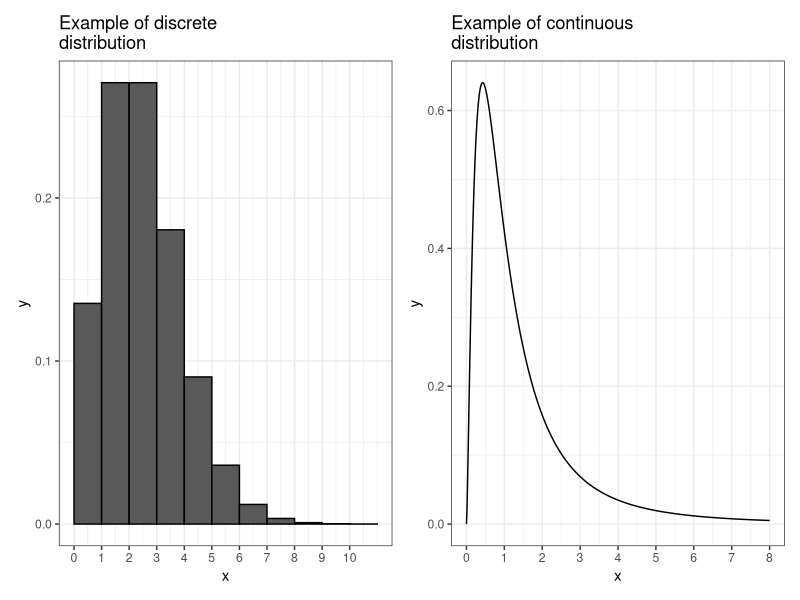
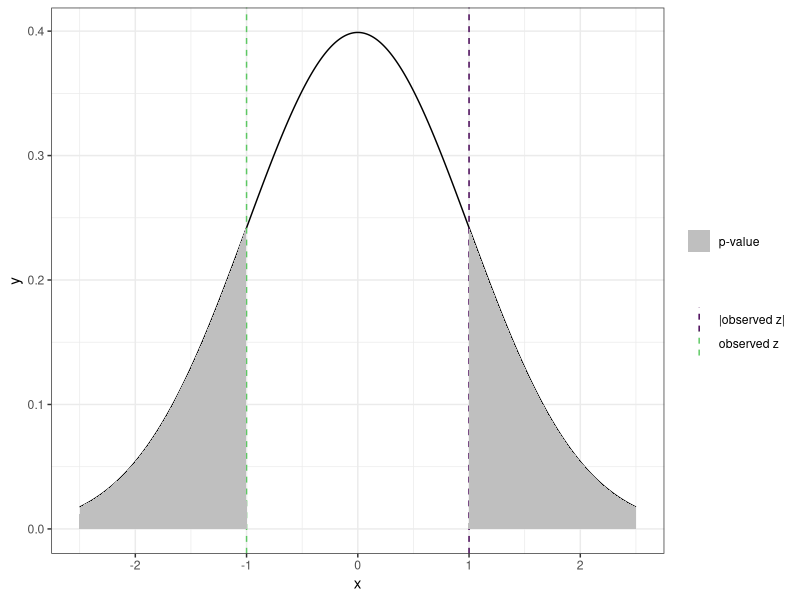
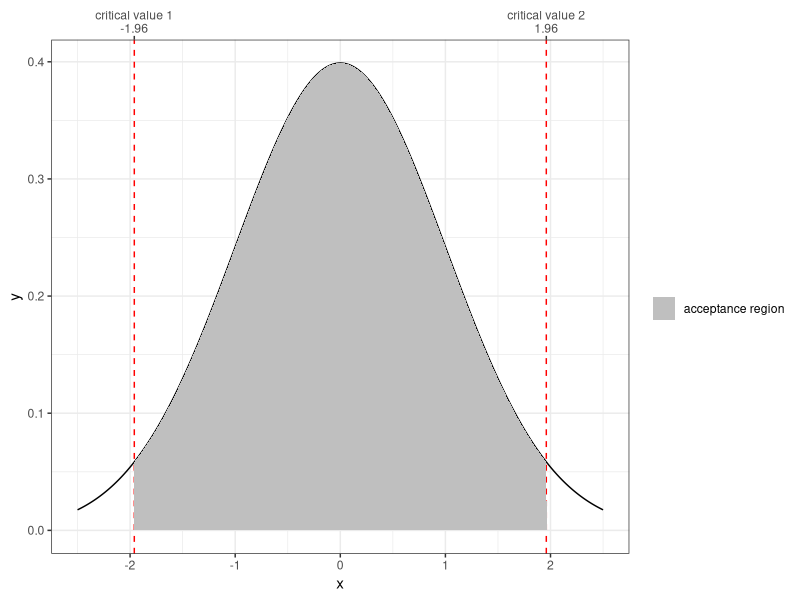
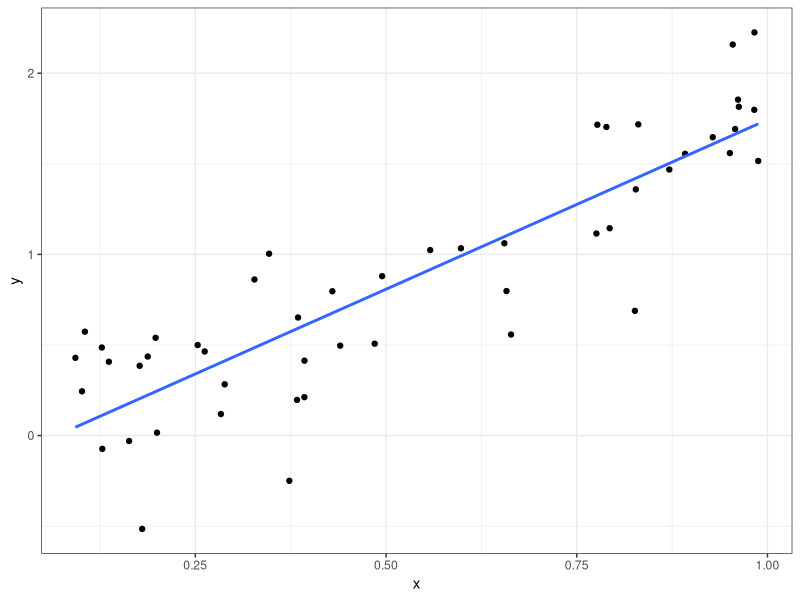

Recreate these plots in R, in order.
## ---- chunk 1
knitr::opts_chunk$set(echo = FALSE, message = FALSE, warning = FALSE, 
                      out.height = "300px", out.width = "600px", 
                      fig.height = 3, fig.width = 6,
                      dpi = 300)

library(tidyverse)
library(patchwork)
## ---- chunk 2
discrete <- ggplot(data = tibble(x = seq(0, 10),
                     y = dpois(x, lambda = 2)),
       aes(x = x + 0.5, y = y)) + 
  geom_histogram(stat = "identity",
                 width = 1,
                 color = 'black') + 
  scale_x_continuous('x', breaks = 0:10) +
  ggtitle("Example of discrete\ndistribution") + 
  theme_bw()

continuous <- ggplot(data = tibble(x = seq(0, 8, by  = 0.01),
                     y = df(x, df1 = 5, df2 = 5)),
       aes(x = x, y = y)) + 
  geom_line() + 
  scale_x_continuous('x', breaks = 0:8) +
  ggtitle("Example of continuous\ndistribution") + 
  theme_bw()

discrete + continuous
## ---- chunk 3
ggplot(data = tibble(x = seq(-2.5, 2.5, by = 0.01),
                     y = dnorm(x)),
       aes(x = x, y = y)) +
  geom_line() + 
  geom_vline(aes(xintercept = -1, color = 'observed z'), linetype = 'dashed') +
  geom_vline(aes(xintercept = 1, color = '|observed z|'), linetype = 'dashed') +
  scale_color_viridis_d("", end = 0.75) + 
  geom_area(data = tibble(x = c(seq(-2.5, -1, by = 0.1), -1 , 1, seq(1, 2.5, by = 0.1)),
                          y = c(dnorm(seq(-2.5, -1, by = 0.1)),
                                0, 0, 
                                dnorm(seq(1, 2.5, by = 0.1)))),
            aes(fill = "p-value")) +
  scale_fill_manual("", values = c("p-value" = "grey75")) +
  theme_bw()
## ---- chunk 4
ggplot(data = tibble(x = seq(-2.5, 2.5, by = 0.01),
                     y = dnorm(x)),
       aes(x = x, y = y)) +
  geom_line() + 
  geom_vline(xintercept = -1.96, color = 'red', linetype = 'dashed') +
  geom_vline(xintercept = 1.96, color = 'red', linetype = 'dashed') +
  scale_color_viridis_d("", end = 0.75) + 
  scale_x_continuous(sec.axis = sec_axis(trans = function(x) x,
                                         breaks = c(-1.96, 1.96),
                                         labels = c("critical value 1\n-1.96", "critical value 2\n1.96"))) +
  geom_area(data = tibble(x = seq(-1.96, 1.96, by = 0.01),
                          y = dnorm(x)),
            aes(fill = "acceptance region")) +
  scale_fill_manual("", values = c("acceptance region" = "grey75")) +
  theme_bw()
## ---- chunk 5
set.seed(101010)
some_assoc <- tibble(x = runif(50),
                     y = -0.2 + 2*x + rnorm(50, 0, 0.35))

ggplot(data = some_assoc,
       aes(x = x, y = y)) +
  geom_point() +
  geom_smooth(method = "lm", se = FALSE) +
  theme_bw()
